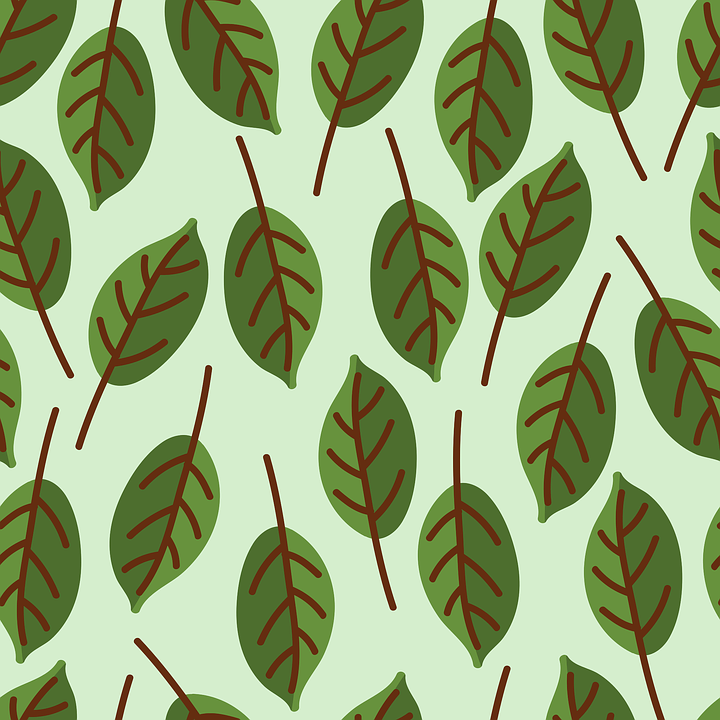
#> input picture Images/Colourful.png, 720 x 720 px, found by its file name
$ jupyter execute Colour_Identificaiton.ipynb
#> lines starting #> are read from the running program, lines starting #| are printed output that depends on the picture
[cell 1]
import cv2
import pandas as pd
import matplotlib.pyplot as plt
from sklearn.cluster import KMeans
import numpy as np

[cell 2]
image = cv2.imread("Images\Colourful.png")
#> image is the input picture: shape (720, 720, 3); mean B, G, R 125.1, 172, 152.7
image = cv2.cvtColor(image,cv2.COLOR_BGR2RGB)
plt.imshow(image)

Reshaping the image from (M,N,3) to (M*N,3) for clustering

[cell 3]
[m,n] = image.shape[0:-1]
#> m = 720; n = 720
print(m,n)
#| 720 720

[cell 4]
image = image.reshape(m*n,3)
image.shape
#> Out = (518400, 3)

Using elbow point method to get the optimum number of clusters

[cell 5]
dist = []
for i in range(1,15):
  kmean = KMeans(i)
  kmean.fit(image)
  dist.append(kmean.inertia_)
#> after the loop, dist = [8.21e+09, 543092477.4, 163580646.9, 53764566.7, 35080441.2, 27686101.6, 23423816.7, 20336006.4, 17179288.4, 14096847.5, 14361489.1, 11119618.2, 10287165.9, 9422042.1]
dist
#> Out has the same summary as dist

[cell 6]
plt.plot(np.arange(1,15),dist)
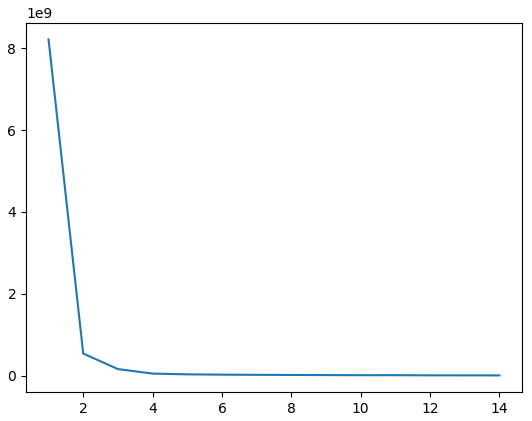
#> figure drawn by matplotlib, 1 panel; curve peaks at x = 1, y = 8.21e+09

Performing KMeans Clustering<br>
We take the value from x axis where the deviation in the curve is minimal

[cell 7]
kmean = KMeans(4)
kmean.fit(image)

[cell 8]
centers = kmean.cluster_centers_
centers

[cell 9]
labels = kmean.labels_
labels

[cell 10]
per = []
for i in range(0,len(centers)):
  j = list(labels).count(i)
  j = j/len(labels)
  per.append(j)
per

[cell 11]
plt.pie(per,colors=np.array(centers/255))
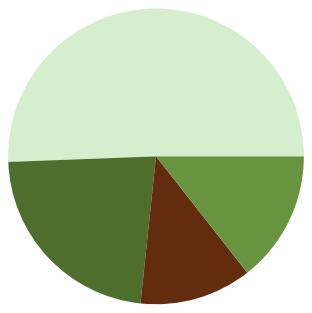
#> figure drawn by matplotlib, 1 panel
